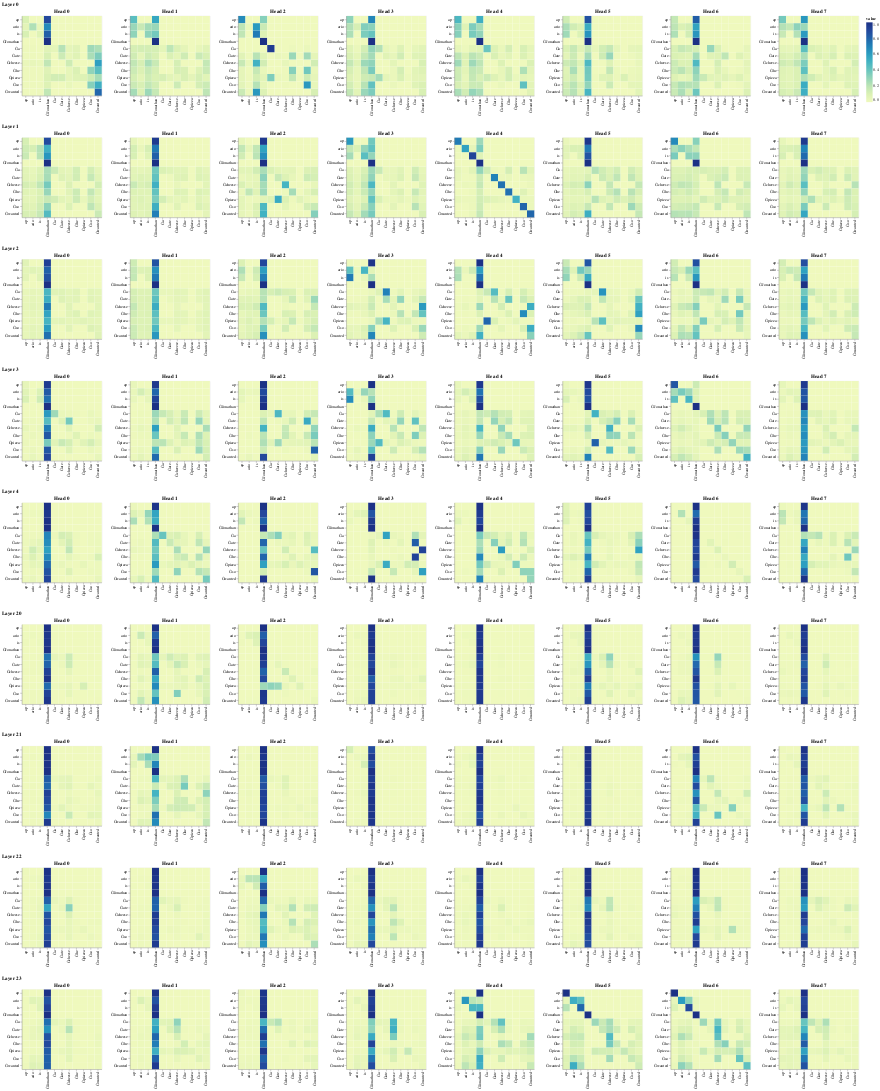

Notebook cell for this chart:
### Markdown cell above
## Experiments 

Here's a few experiments that I' m trying out and seeing how the attention maps turn out

### Code cell
visualize_model_attns(model, tokenizer, "Jonathanapisario wanted cheese so he ate a pizza", view_layers=[0, 1, 2, 3, 4, 20, 21, 22, 23], view_heads=list(range(0, 8)))
